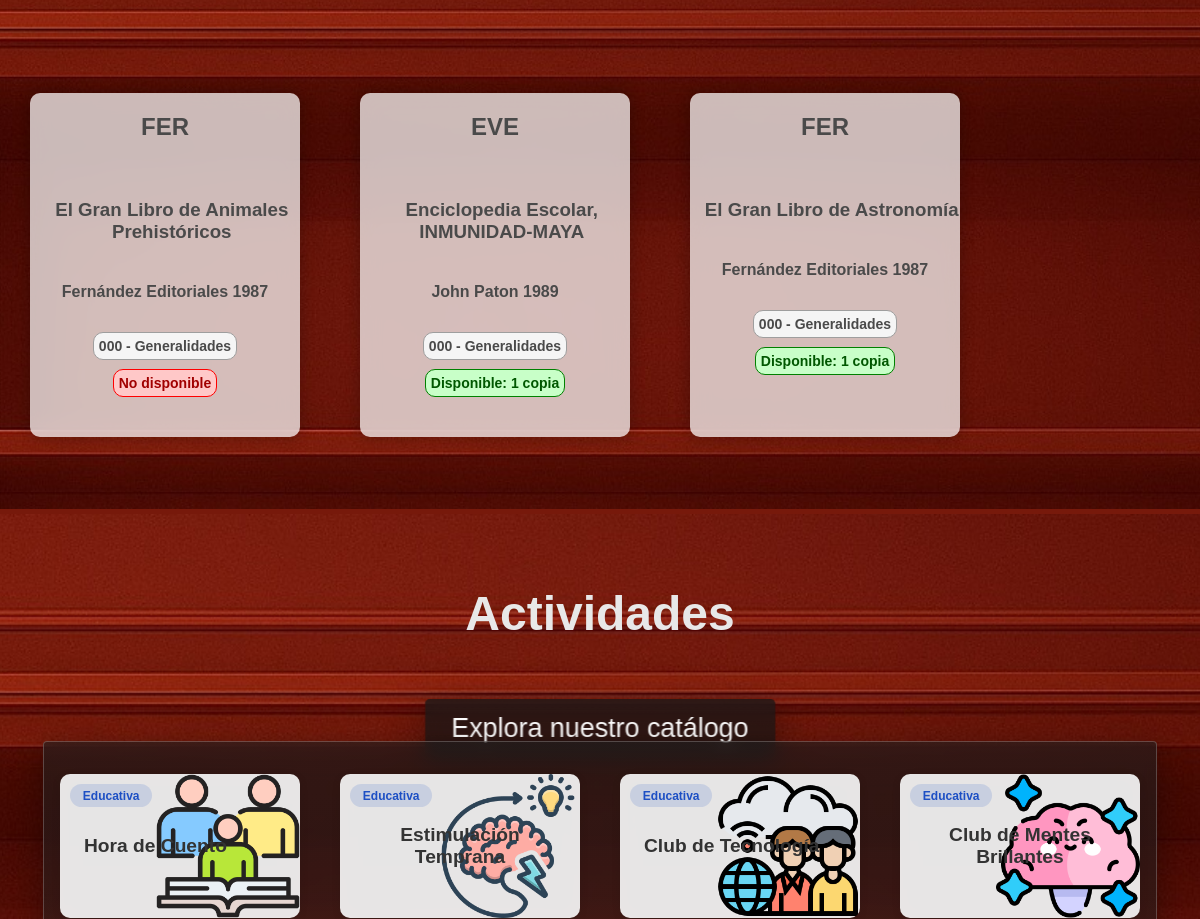
Before: / (middle part) with the older database file.
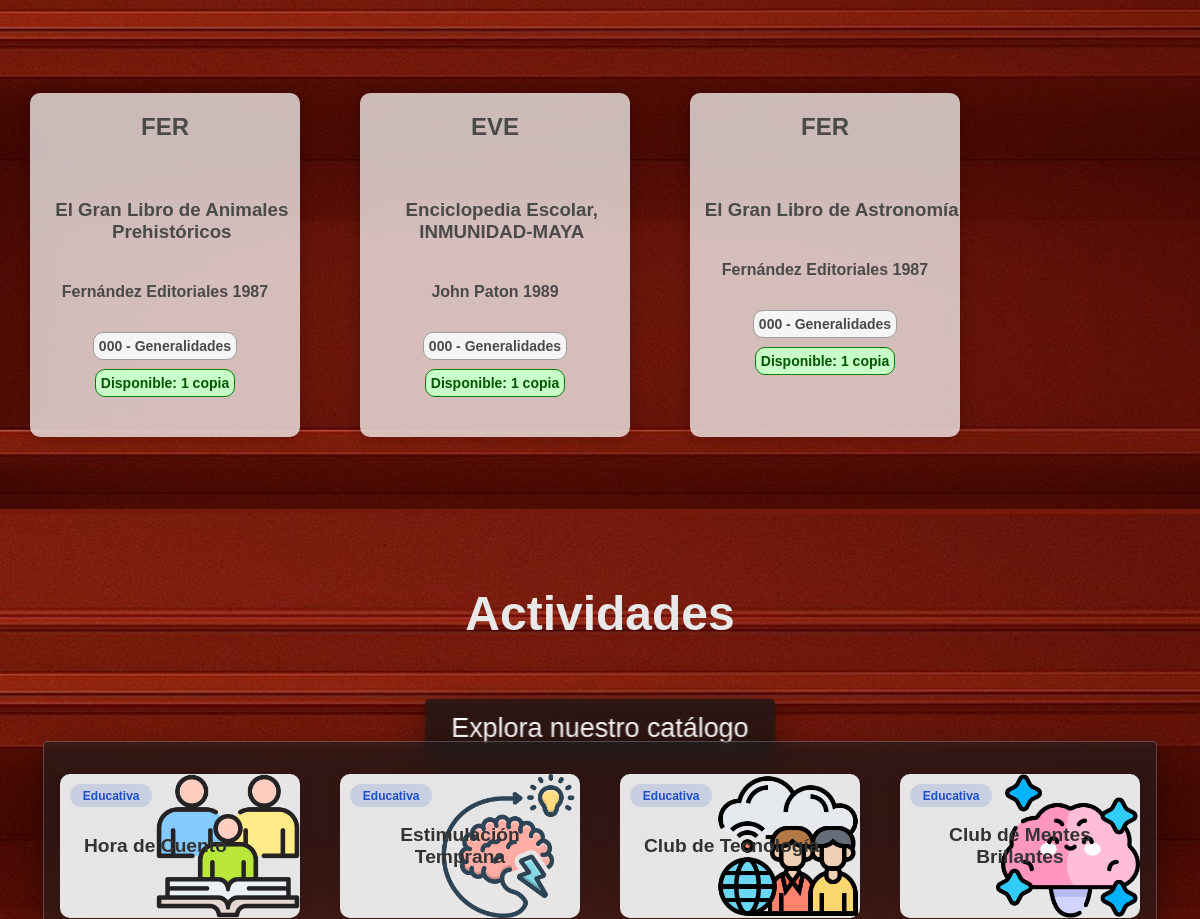
After: the same page with the newer database file.
### tables this page shows
CREATE TABLE "Libros" (
	"id_libro"	INTEGER,
	"Titulo"	TEXT NOT NULL,
	"Tomo"	INTEGER,
	"ano_publicacion"	TEXT,
	"ISBN"	TEXT,
	"numero_paginas"	INTEGER  NOT NULL,
	"numero_copias"	INTEGER  NOT NULL,
	PRIMARY KEY("id_libro" AUTOINCREMENT),
	UNIQUE("Titulo", "Tomo")
);

CREATE TABLE "SistemaDewey" (
	"codigo_seccion"	TEXT NOT NULL,
	"seccion"	TEXT NOT NULL UNIQUE,
	PRIMARY KEY("codigo_seccion")
);

### app.py (the view)
@app.route("/", methods=["GET"])
def inicio():
    session.clear()
    conexion = conexion_BD()
    query = conexion.cursor()
    query.execute("""select l.id_libro,count(l.id_libro) as cantidad, n.notacion, l.Titulo, a.nombre_autor, a.apellido_autor, l.ano_publicacion, sd.codigo_seccion, sd.seccion, l.numero_copias
                    from Prestamos p
					join libros l on p.id_libro = l.id_libro
                    join RegistroLibros r on r.id_libro = l.id_libro
                    join SistemaDewey sd on sd.codigo_seccion = r.codigo_seccion
                    join notaciones n on n.id_notacion = r.id_notacion
                    join Autores a on a.id_autor = n.id_autor
                    group by p.id_libro
                    order by cantidad desc
                    limit 4;""")
    libros_destacados = query.fetchall()
    query.close()
    conexion.close()
    return render_template("index.html",libros_destacados=libros_destacados)

### config.py (called while the page is built)
def conexion_BD():
    return sqlite3.connect(DB_PATH)

### templates/index.html (shortened to what this page needs)
<!DOCTYPE html>
<html lang="es">
<head>
    <link rel="stylesheet" href="{{ url_for('static', filename='barra_lateral.css') }}">
    <link rel="stylesheet" href="{{ url_for('static', filename='estilo_inicio.css') }}">
    <link rel="stylesheet" href="{{ url_for('static', filename='general.css') }}">
</head>
<body>
    <main>
        <section class="seccion-principal">
            <div class="botones">
                <a class="fondo-cristal" id="btn-catalogo" href="{{ url_for('libros') }}"> Explora nuestro catálogo </a>
            </div>
        </section>
    <section class="seccion-libros-destacados">
        <div class="div-contenedor-libros-destacados">
            {% for libro in libros_destacados %}
            <a href="{{ url_for('buscar_libro', buscar=libro[3], filtro_busqueda='Titulo', categorias='Todas') }}">
            <div class="div-libro-destacado">
                <span class="span-notacion-{{libro[7]}}"
                    {% if (libro[7]|int) < 100 %}
                        id="h2-seccion-0"
                    {% elif (libro[7]|int) < 200 %}
                        id="h2-seccion-1"
                    {% elif (libro[7]|int) < 300 %}
                        id="h2-seccion-2"
                    {% elif (libro[7]|int) < 400 %}
                        id="h2-seccion-3"
                    {% elif (libro[7]|int) < 500 %}
                        id="h2-seccion-4"
                    {% elif (libro[7]|int) < 600 %}
                        id="h2-seccion-5"
                    {% elif (libro[7]|int) < 700 %}
                        id="h2-seccion-6"
                    {% elif (libro[7]|int) < 800 %}
                        id="h2-seccion-7"
                    {% elif (libro[7]|int) < 900 %}
                        id="h2-seccion-8"
                    {% else %}
                        id="h2-seccion-9"
                    {% endif %} >
                    <h2>{{libro[2]}}</h2>
                </span>
                <span id="span-info-libro-d">
                    <h3>{{libro[3]}}</h3>
                    <h4>{{libro[4]}}&nbsp;{{libro[5]}}
                    {{libro[6]}} </h4>
                    <h5
                        {% if (libro[7]|int) < 100 %}
                            id="h4-seccion-0"
                        {% elif (libro[7]|int) < 200 %}
                            id="h4-seccion-1"
                        {% elif (libro[7]|int) < 300 %}
                            id="h4-seccion-2"
                        {% elif (libro[7]|int) < 400 %}
                            id="h4-seccion-3"
                        {% elif (libro[7]|int) < 500 %}
                            id="h4-seccion-4"
                        {% elif (libro[7]|int) < 600 %}
                            id="h4-seccion-5"
                        {% elif (libro[7]|int) < 700 %}
                            id="h4-seccion-6"
                        {% elif (libro[7]|int) < 800 %}
                            id="h4-seccion-7"
                        {% elif (libro[7]|int) < 900 %}
                            id="h4-seccion-8"
                        {% else %}
                            id="h4-seccion-9"
                        {% endif %} >
                        {{libro[7]}} - {{libro[8]}}
                    </h5>
                </span>
                {% if libro[9]|int == 1 %}
                <span id="span-disponibilidad-libro-d"> <h4 id="h4-disponible">Disponible: {{libro[9]}} copia</h4></span>
                {% elif libro[9]|int > 1 %}
                <span id="span-disponibilidad-libro-d"> <h4 id="h4-disponible">Disponible: {{libro[9]}} copias</h4></span>
                {% else %}
                <span id="span-disponibilidad-libro-d"> <h4 id="h4-no_disponible">No disponible</h4></span>
                {% endif %}
            </div>
            </a>
            {% endfor %}
    </div>
    </section>
        <section class="seccion-actividades">
    <h1 class="h1-titulo">Actividades</h1>
    <div class="contenedor-actividades fondo-cristal">
        <div class="cuadricula-actividades">
            <div class="tarjeta-actividad" data-categoria="educativa" id="hora-cuento">
                <h3>Hora de Cuento</h3>
                <span class="etiqueta etiqueta-educativa">Educativa</span>
            </div>
            <div class="tarjeta-actividad" data-categoria="educativa" id="estimulacion-temprana">
                <h3>Estimulación Temprana</h3>
                <span class="etiqueta etiqueta-educativa">Educativa</span>
            </div>
            <div class="tarjeta-actividad" data-categoria="educativa" id="club-tecnologia">
                <h3>Club de Tecnología</h3>
                <span class="etiqueta etiqueta-educativa">Educativa</span>
            </div>
            <div class="tarjeta-actividad" data-categoria="educativa" id="mentes-brillantes">
                <h3>Club de Mentes Brillantes</h3>
                <span class="etiqueta etiqueta-educativa">Educativa</span>
            </div>
        </div>
    </div>
</section>
    </main>
    </body>
</html>

### static/estilo_inicio.css (style rules this page uses)
.seccion-principal { background-image: url('img/portada-biblioteca-3.jpg'); background-size: cover; background-position: center; height: 90vh; }
.seccion-actividades { background-color:#77190b; background-size: cover; background-position: center; height: auto; border-top: solid 5px #77190b; text-align: center; }
.h1-titulo { color: rgb(232, 232, 232); }
.seccion-libros-destacados { background-color: bisque; background-image: url("/static/img/estanterias\ -\ v6.jpg"); background-size: cover; background-position: center; height: 80vh; border-top: solid 5px #77190b; text-align: center; }
.div-contenedor-libros-destacados { display: flex; flex-direction: row; position: relative; height: 65%; top: 17%; }
.div-contenedor-libros-destacados a { display: flex; flex-direction: row; margin-left: 30px; width: 25%; height: 85%; text-decoration: none; }
.div-libro-destacado { background-color: rgba(255, 255, 255, 0.721); backdrop-filter: blur(10px); position: relative; width: 90%; border-radius: 10px; margin-bottom: .6rem; color: #4a4a4a; transition: 0.3s ease-in-out; box-shadow: 0px 0px 14px 2px rgba(0, 0, 0, 0.199); }
#span-info-libro-d { top: 20px; position: relative; align-items: center; display: flex; flex-direction: column; }
#span-info-libro-d h3 { margin-left: 5%; }
#span-info-libro-d h5 { margin: 10px; border-radius: 10px; padding: 5px; font-size: 14px; }
#span-disponibilidad-libro-d { width: 100%; display: flex; justify-content: center; }
#span-disponibilidad-libro-d h4 { border-radius: 10px; padding: 5px; font-size: 14px; }
#h4-disponible { background-color: rgb(200, 255, 200); color: rgb(0, 87, 0); border: solid 1px green; }
#h4-seccion-0 { background-color: #f5f5f5; color: #4a4a4a; border: solid 1px #9e9e9e; }
#h2-seccion-0 { background-color: #e0e0e0; color: #4a4a4a; }
.seccion-actividades { background-image: url("/static/img/estanterias\ -\ v6.jpg"); background-size: cover; background-position: center; border-top: solid 5px #77190b; text-align: center; padding: 2rem 0; display: flex; flex-direction: column; align-items: center; }
.contenedor-actividades { width: 90%; margin: 5rem auto; padding: 1rem; background-color: rgba(255, 255, 255, 0.9); border-radius: 10px; box-shadow: 0 4px 15px rgba(0, 0, 0, 0.1); }
.cuadricula-actividades { display: grid; grid-template-columns: repeat(4,1fr); gap: 2.5rem; margin-top: 1rem; }
.tarjeta-actividad { background-color: rgba(255, 255, 255, 0.889); backdrop-filter: blur(10px); border-radius: 10px; box-shadow: 0 2px 8px rgba(0, 0, 0, 0.1); padding: 1.5rem; display: flex; flex-direction: column; align-items: self-start; justify-content: center; gap: 1rem; transition: transform 0.3s ease, box-shadow 0.3s ease; position: relative; overflow: hidden; height: 6rem; }
.tarjeta-actividad h3 { margin: 0; font-size: 1.2rem; color: #333; text-align: center; }
.etiqueta { font-size: 0.75rem; padding: 0.3rem 0.8rem; border-radius: 12px; font-weight: bold; position: absolute; top: 10px; left: 10px; }
.etiqueta-educativa { background-color: rgba(29, 79, 196, 0.15); color: rgb(29, 79, 196); }
#hora-cuento, #estimulacion-temprana, #club-tecnologia, #mentes-brillantes, #clases-vacacionales, #juegos, #recreativas, #club-lectura { background-size: contain; background-repeat: no-repeat; background-position: right; }
#hora-cuento { background-image: url(/static/img/actividades/hora\ del\ cuento.png); }
#estimulacion-temprana { background-image: url(/static/img/actividades/estimulacion\ temprana.png); }
#club-tecnologia { background-image: url(/static/img/actividades/club\ tecnologia.png); }
#mentes-brillantes { background-image: url(/static/img/actividades/mente\ brillante.png); }

### static/general.css (style rules this page uses)
body { margin: 0; padding: 0; font-family: Arial, sans-serif; }
h1 { font-size: 3rem; margin-bottom: 20px; }
.botones { display: flex; position: absolute; top: 70%; width: 100%; justify-content: center; }
#btn-registrar, #btn-buscar, #btn-catalogo, #btn-login, #btn-registrar-prestamo { text-decoration: none; color: white; background-color: #00000071; padding: 12px 22px; font-size: 1.4rem; border: none; border-radius: 4px; transition: background-color 0.2s ease-in-out; }
#btn-catalogo { background-color: #00000068; scale: 1.2; }
.fondo-cristal { background: linear-gradient(rgba(31,31,31,0.6),rgba(31,31,31,0.45)); backdrop-filter: blur(8px); box-shadow: 0 8px 32px 0 rgba(0,0,0,0.37); border: solid 1px rgba(255, 255, 255, 0.21); border-radius: 4px; }

Changed rows visible on the page:
changed Libros "El Gran Libro de Animales Prehistóricos": numero_copias (not shown) → "1"; numero_copias "No disponible" → "Disponible: copia"
